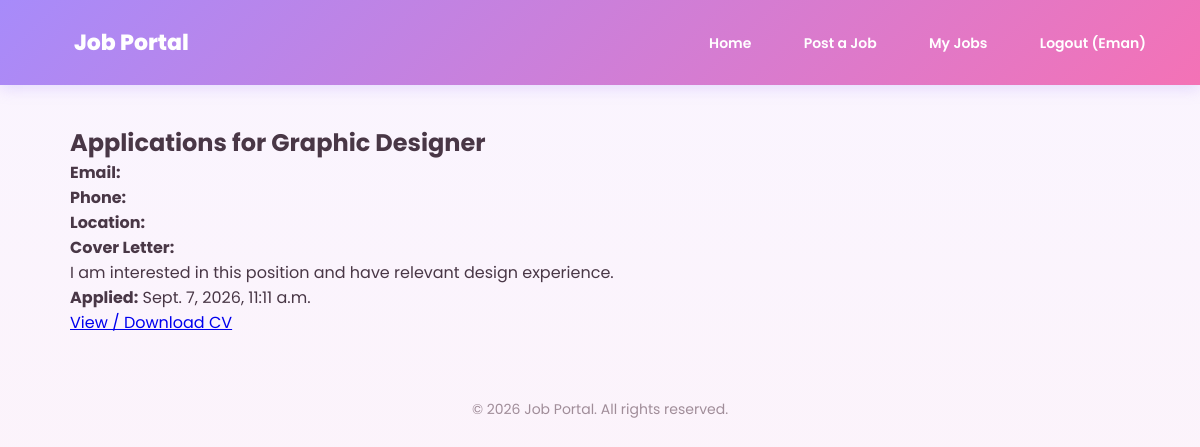
Page /job/2/applications/ (signed in) on the committed database.
### apps/accounts/models.py (models this page shows)
class CustomUser(AbstractUser):
    ROLE_CHOICES = [
        ('employer', 'Employer'),
        ('seeker', 'Job Seeker'),
    ]
    role = models.CharField(max_length=20, choices=ROLE_CHOICES, default='seeker')

### apps/jobs/models.py (models this page shows, shortened)
class Job(models.Model):
    title = models.CharField(max_length=200)
    company = models.CharField(max_length=200)
    location = models.CharField(max_length=100)
    description = models.TextField()
    salary = models.CharField(max_length=100, blank=True)
    posted_date = models.DateTimeField(auto_now_add=True)
    posted_by = models.ForeignKey(
        settings.AUTH_USER_MODEL,
        on_delete=models.CASCADE,
        null=True,
        blank=True,
        related_name='posted_jobs'
    )

class Application(models.Model):
    job = models.ForeignKey(
        Job,
        on_delete=models.CASCADE,
        related_name='applications'
    )
    applicant = models.ForeignKey(
        settings.AUTH_USER_MODEL,
        on_delete=models.CASCADE,
        related_name='applications'
    )
    name = models.CharField(max_length=150, blank=True)
    email = models.EmailField(blank=True)
    phone = models.CharField(max_length=30, blank=True)
    location = models.CharField(max_length=100, blank=True)
    applied_date = models.DateTimeField(auto_now_add=True)
    cover_letter = models.TextField(blank=True, null=True)
    resume = models.FileField(
        upload_to='resumes/',
        blank=True,
        null=True
    )
    class Meta:
        unique_together = ('job', 'applicant')

### apps/jobs/views.py (the view)
# urls.py: path('job/<int:pk>/applications/', views.job_applications, name='job_applications'),
@login_required
def job_applications(request, pk):
    job = get_object_or_404(Job, pk=pk)
    if request.user != job.posted_by:
        messages.error(request, "You can only view applications for your own jobs.")
        return redirect('my_jobs')
    applications = Application.objects.filter(job=job).order_by('-applied_date')
    return render(request, 'jobs/job_applications.html', {
        'job': job,
        'applications': applications
    })

### apps/jobs/templates/jobs/job_applications.html (shortened to what this page needs)
{% extends 'jobs/base.html' %}
{% block content %}
<h2>Applications for {{ job.title }}</h2>
{% if applications %}
    {% for application in applications %}
        <div class="job-card">
            <strong>Email:</strong> {{ application.email }}</p>
            <p><strong>Phone:</strong> {{ application.phone }}</p>
            <p><strong>Location:</strong> {{ application.location }}</p>
            <p>
                <strong>Cover Letter:</strong><br>
                {{ application.cover_letter }}
            </p>
            <p>
                <strong>Applied:</strong>
                {{ application.applied_date }}
            </p>
            {% if application.resume %}
                <a href="{{ application.resume.url }}" target="_blank">
                    View / Download CV
                </a>
            {% else %}
                <p>No CV uploaded.</p>
            {% endif %}
        </div>
    {% endfor %}
{% else %}
    <p>No applications received yet.</p>
{% endif %}
{% endblock %}

### apps/jobs/templates/jobs/base.html (shortened to what this page needs)
<!DOCTYPE html>
<html lang="en">
<head>
</head>
<body>
    <nav>
        <a href="{% url 'job_list' %}" class="logo">Job Portal</a>
        <div>
            <a href="{% url 'job_list' %}">Home</a>
            {% if user.is_authenticated %}
                {% if user.role == 'employer' %}
                    <a href="{% url 'job_create' %}">Post a Job</a>
                    <a href="{% url 'my_jobs' %}">My Jobs</a>
                {% elif user.role == 'seeker' %}
                    <a href="{% url 'my_applications' %}">My Applications</a>
                {% endif %}
                <a href="{% url 'logout' %}">
                    Logout ({{ user.username }})
                </a>
            {% else %}
                <a href="{% url 'login' %}">Login</a>
                <a href="{% url 'signup' %}">Sign Up</a>
            {% endif %}
        </div>
    </nav>
    <div class="container">
        {% block content %}
        {% endblock %}
    </div>
    <footer>
        &copy; 2026 Job Portal. All rights reserved.
    </footer>
</body>
</html>

### apps/jobs/templates/jobs/base.html (style rules this page uses)
* { margin: 0; padding: 0; box-sizing: border-box; }
body { font-family: 'Poppins', sans-serif; background: linear-gradient(180deg, #faf5ff 0%, #fdf2f8 100%); color: #493746; min-height: 100vh; }
nav { background: linear-gradient(135deg, #a78bfa, #f472b6); padding: 18px 40px; display: flex; justify-content: space-between; align-items: center; box-shadow: 0 4px 14px rgba(167, 139, 250, 0.25); }
nav .logo { color: white; font-size: 22px; font-weight: 800; text-decoration: none; }
nav a { color: white; text-decoration: none; margin-left: 20px; font-weight: 600; font-size: 14px; padding: 8px 14px; border-radius: 10px; transition: background 0.2s; }
.container { max-width: 1100px; margin: 0 auto; padding: 40px 20px; }
footer { text-align: center; padding: 24px; color: #a08d99; font-size: 14px; }

### rows in the picture
CustomUser: username "Eman"
Job: title "Graphic Designer"
Application: cover_letter "I am interested in this position and have relevant design experience.", applied_date "Sept. 7, 2026, 11:11 a.m."
